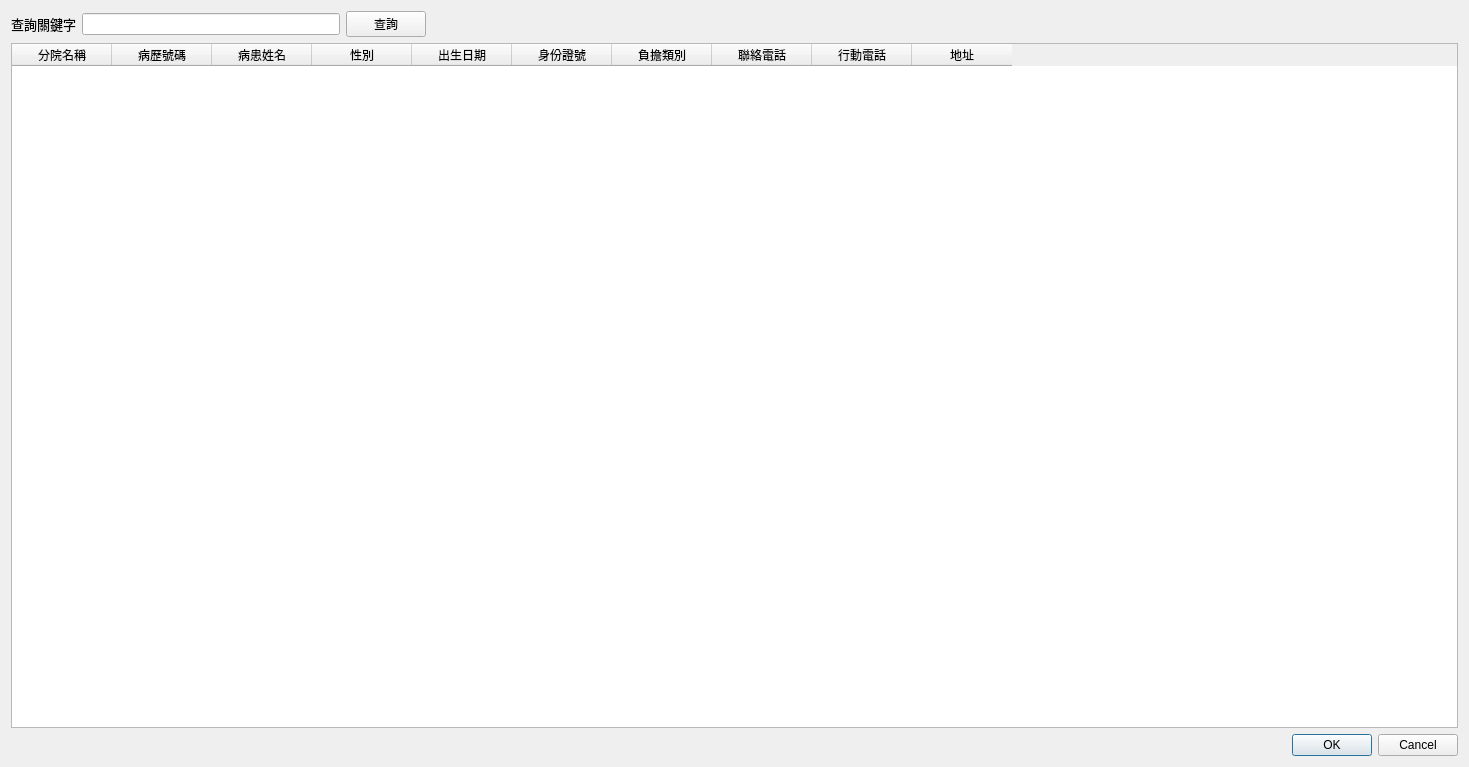
<?xml version="1.0" encoding="UTF-8"?>
<ui version="4.0">
 <class>Dialog_select_remote_patient</class>
 <widget class="QDialog" name="Dialog_select_remote_patient">
  <property name="geometry">
   <rect>
    <x>0</x>
    <y>0</y>
    <width>1469</width>
    <height>767</height>
   </rect>
  </property>
  <property name="windowTitle">
   <string>選擇分院病患</string>
  </property>
  <layout class="QVBoxLayout" name="verticalLayout">
   <item>
    <layout class="QHBoxLayout" name="horizontalLayout">
     <item>
      <widget class="QLabel" name="label">
       <property name="font">
        <font>
         <pointsize>10</pointsize>
         <weight>50</weight>
         <bold>false</bold>
        </font>
       </property>
       <property name="text">
        <string>查詢關鍵字</string>
       </property>
      </widget>
     </item>
     <item>
      <widget class="QLineEdit" name="lineEdit_query"/>
     </item>
     <item>
      <widget class="QPushButton" name="pushButton_search">
       <property name="text">
        <string>查詢</string>
       </property>
      </widget>
     </item>
     <item>
      <spacer name="horizontalSpacer_4">
       <property name="orientation">
        <enum>Qt::Horizontal</enum>
       </property>
       <property name="sizeHint" stdset="0">
        <size>
         <width>40</width>
         <height>20</height>
        </size>
       </property>
      </spacer>
     </item>
     <item>
      <spacer name="horizontalSpacer_3">
       <property name="orientation">
        <enum>Qt::Horizontal</enum>
       </property>
       <property name="sizeHint" stdset="0">
        <size>
         <width>40</width>
         <height>20</height>
        </size>
       </property>
      </spacer>
     </item>
     <item>
      <spacer name="horizontalSpacer_2">
       <property name="orientation">
        <enum>Qt::Horizontal</enum>
       </property>
       <property name="sizeHint" stdset="0">
        <size>
         <width>40</width>
         <height>20</height>
        </size>
       </property>
      </spacer>
     </item>
     <item>
      <spacer name="horizontalSpacer">
       <property name="orientation">
        <enum>Qt::Horizontal</enum>
       </property>
       <property name="sizeHint" stdset="0">
        <size>
         <width>40</width>
         <height>20</height>
        </size>
       </property>
      </spacer>
     </item>
    </layout>
   </item>
   <item>
    <widget class="QTableWidget" name="tableWidget_patient_list">
     <property name="editTriggers">
      <set>QAbstractItemView::NoEditTriggers</set>
     </property>
     <property name="selectionMode">
      <enum>QAbstractItemView::SingleSelection</enum>
     </property>
     <property name="selectionBehavior">
      <enum>QAbstractItemView::SelectRows</enum>
     </property>
     <column>
      <property name="text">
       <string>分院名稱</string>
      </property>
     </column>
     <column>
      <property name="text">
       <string>病歷號碼</string>
      </property>
     </column>
     <column>
      <property name="text">
       <string>病患姓名</string>
      </property>
     </column>
     <column>
      <property name="text">
       <string>性別</string>
      </property>
     </column>
     <column>
      <property name="text">
       <string>出生日期</string>
      </property>
     </column>
     <column>
      <property name="text">
       <string>身份證號</string>
      </property>
     </column>
     <column>
      <property name="text">
       <string>負擔類別</string>
      </property>
     </column>
     <column>
      <property name="text">
       <string>聯絡電話</string>
      </property>
     </column>
     <column>
      <property name="text">
       <string>行動電話</string>
      </property>
     </column>
     <column>
      <property name="text">
       <string>地址</string>
      </property>
     </column>
    </widget>
   </item>
   <item>
    <widget class="QDialogButtonBox" name="buttonBox">
     <property name="orientation">
      <enum>Qt::Horizontal</enum>
     </property>
     <property name="standardButtons">
      <set>QDialogButtonBox::Cancel|QDialogButtonBox::Ok</set>
     </property>
    </widget>
   </item>
  </layout>
 </widget>
 <tabstops>
  <tabstop>lineEdit_query</tabstop>
  <tabstop>pushButton_search</tabstop>
  <tabstop>tableWidget_patient_list</tabstop>
 </tabstops>
 <resources/>
 <connections>
  <connection>
   <sender>buttonBox</sender>
   <signal>accepted()</signal>
   <receiver>Dialog_select_remote_patient</receiver>
   <slot>accept()</slot>
   <hints>
    <hint type="sourcelabel">
     <x>248</x>
     <y>254</y>
    </hint>
    <hint type="destinationlabel">
     <x>157</x>
     <y>274</y>
    </hint>
   </hints>
  </connection>
  <connection>
   <sender>buttonBox</sender>
   <signal>rejected()</signal>
   <receiver>Dialog_select_remote_patient</receiver>
   <slot>reject()</slot>
   <hints>
    <hint type="sourcelabel">
     <x>316</x>
     <y>260</y>
    </hint>
    <hint type="destinationlabel">
     <x>286</x>
     <y>274</y>
    </hint>
   </hints>
  </connection>
 </connections>
</ui>
